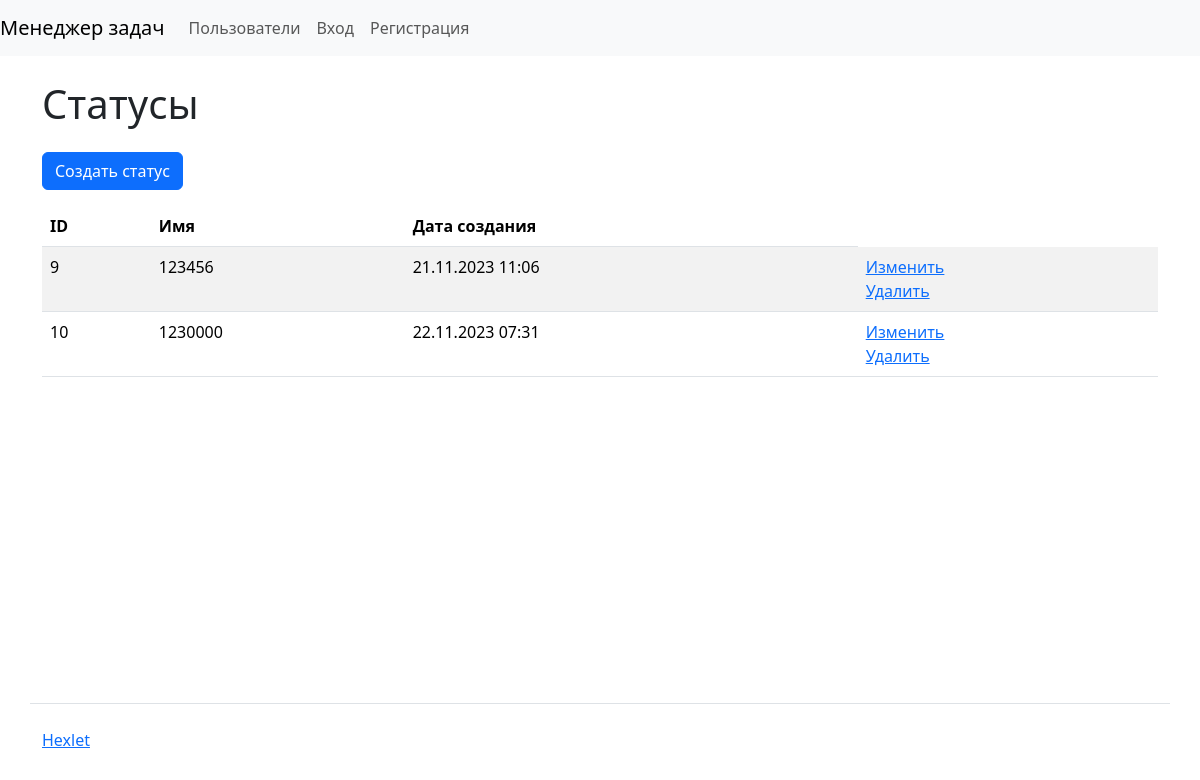
Screenshot of /statuses/ with the database file from the repository.
### task_manager/statuses/models.py (models this page shows, shortened)
class Status(models.Model):
    name = models.CharField(max_length=250, unique=True)
    created_at = models.DateTimeField(auto_now_add=True)

### task_manager/statuses/views.py (the view)
# urls.py: path('', views.IndexStatusView.as_view(), name="status_index"),
class IndexStatusView(ListView):
    def get(self, request, *args, **kwargs):
        status = Status.objects.all()
        return render(request, 'statuses/status.html', {
            'status': status
        })

### task_manager/templates/statuses/status.html (shortened to what this page needs)
{% extends 'base.html' %}
{% load django_bootstrap5 %}
{% load i18n %}
{% block content %}
      <h1 class="my-4">{% trans 'Status' %}</h1>
<a class="btn btn-primary mb-3" href="{% url 'status_create'%}">Создать статус</a>
        <table class="table table-striped">
          <thead class="thead-dark">
            <tr>
              <th>ID</th>
              <th>{% trans 'Name' %}</th>
              <th>{% trans 'Date of creation' %}</th>
            </tr>
          </thead>
          <tbody>
          {% for stat in status %}
            <tr class="align-baseline">
              <td>{{ stat.id }}</td>
              <td>{{ stat.name }}</td>
              <td>{{ stat.created_at|date:"d.m.Y H:i" }}</td>
              <td>
                <a href="{% url 'status_update' pk=stat.pk %}">{% trans 'Edit' %}</a>
                <br>
                <a href="{% url 'status_delete' pk=stat.pk %}" >{% trans 'Delete' %}</a>
              </td>
            </tr>
          {% endfor %}
     </tbody>
        </table>
{% endblock %}

### rows the page displays
Status: id "9", name "123456", created_at "21.11.2023 11:06"
Status: id "10", name "1230000", created_at "22.11.2023 07:31"
